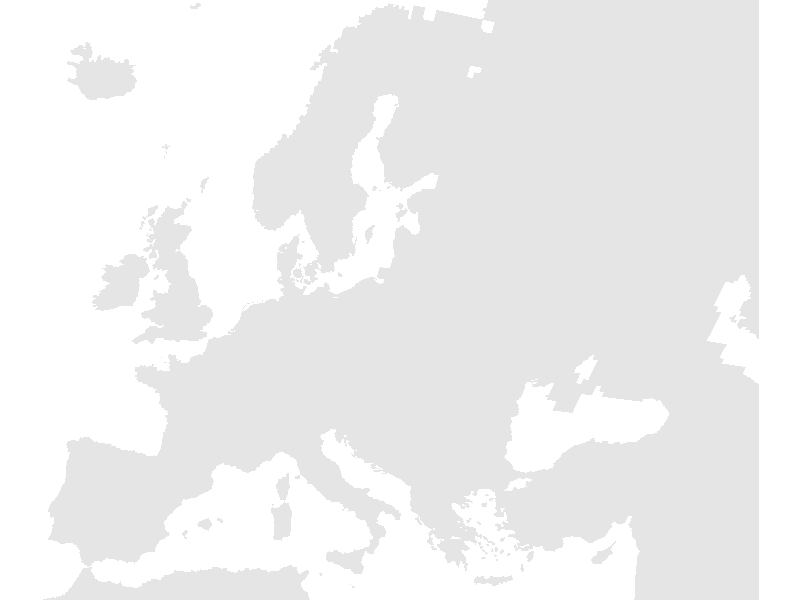

The R script that drew this image: (Note: this script raises an error after producing the figure.)
# Create a flat map of Europe
# Jonas Schöley
# 2020-03-05

library(tidyverse)
library(sf)
library(rnaturalearth)

eura_sf <-
  # download geospatial data for European, Asian and African countries
  ne_countries(continent = c('europe', 'asia', 'africa'),
               returnclass = 'sf', scale = 50) %>%
  # avoid self-intersection errors
  st_buffer(0) %>%
  # project to crs 3035
  st_transform(crs = 3035) %>%
  # merge into single polygon
  st_union(by_feature = FALSE) %>%
  st_crop(xmin = 25e5, xmax = 75e5, ymin = 13.5e5, ymax = 54.5e5)

# draw a basemap of Europe
euro_basemap <-
  ggplot(eura_sf) +
  geom_sf(
    aes(geometry = geometry),
    color = NA, fill = 'grey90'
  ) +
  coord_sf(expand = FALSE, datum = NA) +
  theme_void()

save(
  euro_basemap,
  file = './data/euro_basemap.RData',
  compress = 'xz'
)
